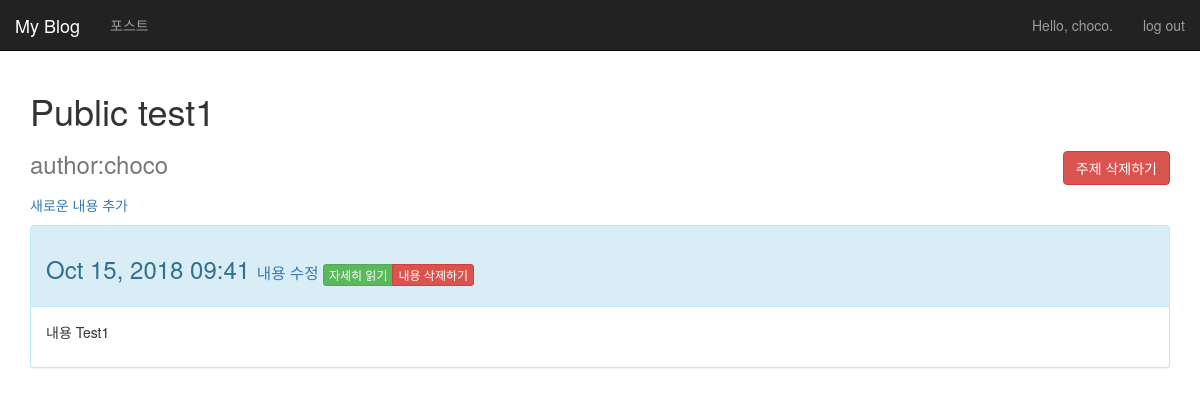
Before: /topics/page-6/ (signed in) with the older database file.
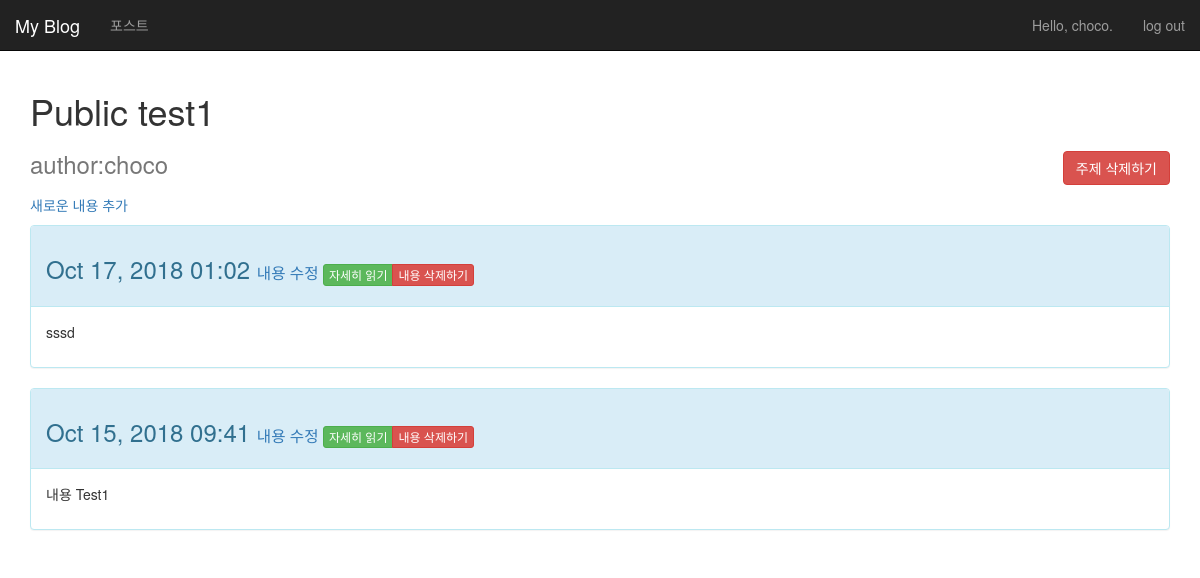
After: the same page with the newer database file.
### my_blog/models.py (models this page shows, shortened)
class Content(models.Model):
    topic = models.ForeignKey(Topic, on_delete = models.CASCADE)
    text = models.TextField()
    date_added = models.DateTimeField(auto_now_add=True)
    class Meta:
        verbose_name_plural = 'contents'

### my_blog/views.py (the view)
def topic(request, topic_id):
    topics = _get_topics_For_user(request.user)
    topic = get_object_or_404(topics, id=topic_id)
    form = TopicForm()
    if topic.owner == request.user:
        contents = topic.content_set.order_by('-date_added')
        context = {'topic':topic, 'contents':contents, 'form': form}
        return render(request, 'my_blog/topic.html', context)
    else:
        contents = topic.content_set.order_by('-date_added')
        context = {'topic': topic, 'contents': contents, 'form': form}
    return render(request, 'my_blog/public_topic.html', context)

### my_blog/models.py (called while the page is built)
    def __str__(self):
        return self.text

### my_blog/views.py (called while the page is built)
def _get_topics_For_user(user):
    q = Q(public=True)
    if user.is_authenticated:
        q = q | Q(public=False, owner=user)
    return Topic.objects.filter(q)

### my_blog/templates/my_blog/topic.html
{% extends "my_blog/base.html" %}
{% load bootstrap3 %}
{% block header %}
  <h1>{{ topic }}
    <small>
      <h3 style="margin-bottom: 0px; height: 0px;">author:{{ topic.owner }}</h3>
        <div class="text-right">
          {% buttons %}
            <a href="{% url 'my_blog:delete_topic' topic.id %}"
             onclick="return confirm('정말 삭제하겠습니까?');"
              name="submit" class="btn btn-danger" role="button">
              주제 삭제하기
            </a>
          {% endbuttons %}
        </div>
    </small>
  </h1>
{% endblock %}
{% block content %}
  <p>
    <a href="{% url 'my_blog:new_content' topic.id %}">새로운 내용 추가</a>
    {% for content in contents %}
    <div class="panel panel-info">
      <div class="panel-heading">
        <h3>
          {{ content.date_added|date:'M d, Y H:i' }}
          <small>
            <a href="{% url 'my_blog:edit_content' content.id %}">
              내용 수정
            </a>
            <div class="btn-group">
              {% buttons %}
                <a href="{% url 'my_blog:read_content' content.id %}"
                  name="submit" class="btn btn-success btn-xs" role="buton">
                  자세히 읽기
                </a>
                    <a href="{% url 'my_blog:delete_content' content.id %}"
                     button onclick="return confirm('정말 삭제하겠습니까?');"
                      name="submit" class="btn btn-danger btn-xs">내용 삭제하기
                    </a>
              {% endbuttons %}
              </div>
            </small>
          </h3>
        </div>
      <div class="panel-body">
        {{ content.text|truncatechars:150|linebreaks }}
      </div>
    </div>
    {% empty %}
      아직 아무것도 존재하지 않습니다.
    {% endfor %}
{% endblock %}

Changed rows visible on the page:
added Content: date_added "Oct 17, 2018 01:02", text "sssd"
